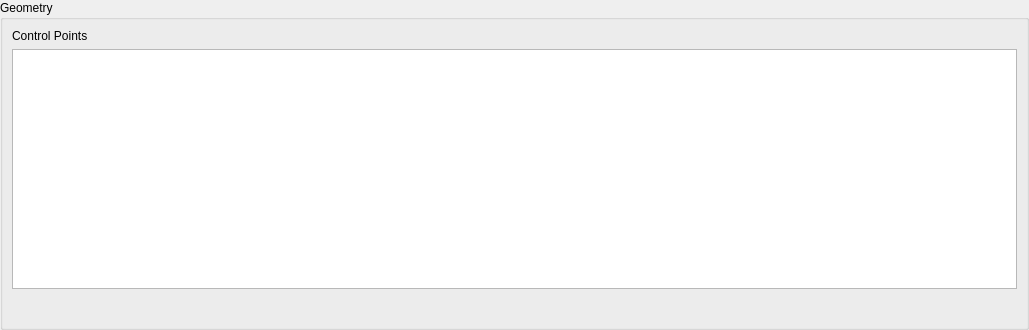
<?xml version="1.0" encoding="UTF-8"?>
<ui version="4.0">
 <class>LC_ParabolaPropertiesEditingWidget</class>
 <widget class="QWidget" name="LC_ParabolaPropertiesEditingWidget">
  <property name="geometry">
   <rect>
    <x>0</x>
    <y>0</y>
    <width>1029</width>
    <height>330</height>
   </rect>
  </property>
  <property name="windowTitle">
   <string>Form</string>
  </property>
  <layout class="QGridLayout" name="gridLayout">
   <property name="leftMargin">
    <number>0</number>
   </property>
   <property name="topMargin">
    <number>0</number>
   </property>
   <property name="rightMargin">
    <number>0</number>
   </property>
   <property name="bottomMargin">
    <number>0</number>
   </property>
   <property name="spacing">
    <number>0</number>
   </property>
   <item row="0" column="0">
    <widget class="QGroupBox" name="buttonGroup8">
     <property name="sizePolicy">
      <sizepolicy hsizetype="Preferred" vsizetype="Preferred">
       <horstretch>1</horstretch>
       <verstretch>0</verstretch>
      </sizepolicy>
     </property>
     <property name="title">
      <string>Geometry</string>
     </property>
     <layout class="QGridLayout">
      <item row="0" column="0" colspan="2">
       <layout class="QHBoxLayout" name="horizontalLayout_2"/>
      </item>
      <item row="2" column="0" colspan="2">
       <widget class="QTableView" name="tvPoints">
        <property name="minimumSize">
         <size>
          <width>320</width>
          <height>240</height>
         </size>
        </property>
        <property name="toolTip">
         <string>Points on Spline</string>
        </property>
        <property name="whatsThis">
         <string>Points on Spline</string>
        </property>
        <property name="textElideMode">
         <enum>Qt::ElideRight</enum>
        </property>
        <attribute name="horizontalHeaderCascadingSectionResizes">
         <bool>false</bool>
        </attribute>
       </widget>
      </item>
      <item row="3" column="0">
       <spacer name="spacer58">
        <property name="orientation">
         <enum>Qt::Vertical</enum>
        </property>
        <property name="sizeType">
         <enum>QSizePolicy::Expanding</enum>
        </property>
        <property name="sizeHint" stdset="0">
         <size>
          <width>20</width>
          <height>0</height>
         </size>
        </property>
       </spacer>
      </item>
      <item row="1" column="0">
       <widget class="QLabel" name="lPointLabel">
        <property name="text">
         <string>Control Points</string>
        </property>
       </widget>
      </item>
     </layout>
    </widget>
   </item>
  </layout>
 </widget>
 <resources/>
 <connections/>
</ui>
